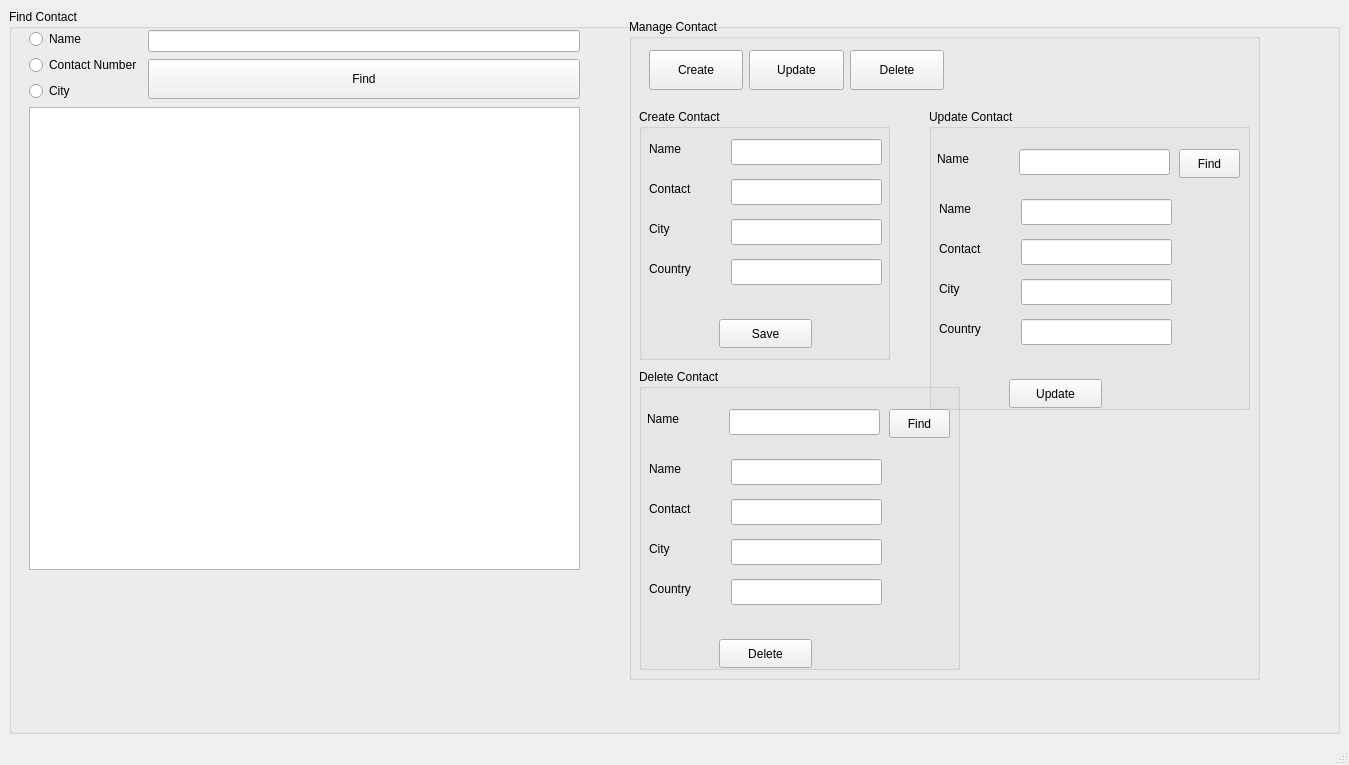
<?xml version="1.0" encoding="UTF-8"?>
<ui version="4.0">
 <class>MainWindow</class>
 <widget class="QMainWindow" name="MainWindow">
  <property name="geometry">
   <rect>
    <x>0</x>
    <y>0</y>
    <width>1349</width>
    <height>765</height>
   </rect>
  </property>
  <property name="windowTitle">
   <string>My Contact Manger</string>
  </property>
  <widget class="QWidget" name="centralwidget">
   <layout class="QVBoxLayout" name="verticalLayout_4">
    <item>
     <layout class="QHBoxLayout" name="horizontalLayout_3">
      <item>
       <widget class="QGroupBox" name="groupBox">
        <property name="title">
         <string>Find Contact</string>
        </property>
        <widget class="QGroupBox" name="groupBox_2">
         <property name="geometry">
          <rect>
           <x>620</x>
           <y>10</y>
           <width>631</width>
           <height>661</height>
          </rect>
         </property>
         <property name="title">
          <string>Manage Contact</string>
         </property>
         <widget class="QGroupBox" name="gbCreateContact">
          <property name="enabled">
           <bool>true</bool>
          </property>
          <property name="geometry">
           <rect>
            <x>10</x>
            <y>90</y>
            <width>251</width>
            <height>251</height>
           </rect>
          </property>
          <property name="title">
           <string>Create Contact</string>
          </property>
          <widget class="QLineEdit" name="txtNameCreate">
           <property name="geometry">
            <rect>
             <x>92</x>
             <y>30</y>
             <width>151</width>
             <height>26</height>
            </rect>
           </property>
          </widget>
          <widget class="QLabel" name="lblName">
           <property name="geometry">
            <rect>
             <x>10</x>
             <y>30</y>
             <width>63</width>
             <height>20</height>
            </rect>
           </property>
           <property name="text">
            <string>Name</string>
           </property>
          </widget>
          <widget class="QLabel" name="lblContact">
           <property name="geometry">
            <rect>
             <x>10</x>
             <y>70</y>
             <width>63</width>
             <height>20</height>
            </rect>
           </property>
           <property name="text">
            <string>Contact</string>
           </property>
          </widget>
          <widget class="QLineEdit" name="txtContactCreate">
           <property name="geometry">
            <rect>
             <x>92</x>
             <y>70</y>
             <width>151</width>
             <height>26</height>
            </rect>
           </property>
          </widget>
          <widget class="QLabel" name="lblCity">
           <property name="geometry">
            <rect>
             <x>10</x>
             <y>110</y>
             <width>63</width>
             <height>20</height>
            </rect>
           </property>
           <property name="text">
            <string>City</string>
           </property>
          </widget>
          <widget class="QLineEdit" name="txtCityCreate">
           <property name="geometry">
            <rect>
             <x>92</x>
             <y>110</y>
             <width>151</width>
             <height>26</height>
            </rect>
           </property>
          </widget>
          <widget class="QLabel" name="lblCountry">
           <property name="geometry">
            <rect>
             <x>10</x>
             <y>150</y>
             <width>63</width>
             <height>20</height>
            </rect>
           </property>
           <property name="text">
            <string>Country</string>
           </property>
          </widget>
          <widget class="QLineEdit" name="txtCountryCreate">
           <property name="geometry">
            <rect>
             <x>92</x>
             <y>150</y>
             <width>151</width>
             <height>26</height>
            </rect>
           </property>
          </widget>
          <widget class="QPushButton" name="btnSaveContactCreate">
           <property name="geometry">
            <rect>
             <x>80</x>
             <y>210</y>
             <width>93</width>
             <height>29</height>
            </rect>
           </property>
           <property name="text">
            <string>Save</string>
           </property>
          </widget>
          <widget class="QLabel" name="lblinfo">
           <property name="geometry">
            <rect>
             <x>10</x>
             <y>190</y>
             <width>231</width>
             <height>20</height>
            </rect>
           </property>
           <property name="text">
            <string/>
           </property>
          </widget>
         </widget>
         <widget class="QGroupBox" name="gbUpdateContact">
          <property name="enabled">
           <bool>true</bool>
          </property>
          <property name="geometry">
           <rect>
            <x>300</x>
            <y>90</y>
            <width>321</width>
            <height>301</height>
           </rect>
          </property>
          <property name="title">
           <string>Update Contact</string>
          </property>
          <widget class="QLineEdit" name="txtName_2">
           <property name="geometry">
            <rect>
             <x>92</x>
             <y>90</y>
             <width>151</width>
             <height>26</height>
            </rect>
           </property>
          </widget>
          <widget class="QLabel" name="lblName_2">
           <property name="geometry">
            <rect>
             <x>10</x>
             <y>90</y>
             <width>63</width>
             <height>20</height>
            </rect>
           </property>
           <property name="text">
            <string>Name</string>
           </property>
          </widget>
          <widget class="QLabel" name="lblContact_2">
           <property name="geometry">
            <rect>
             <x>10</x>
             <y>130</y>
             <width>63</width>
             <height>20</height>
            </rect>
           </property>
           <property name="text">
            <string>Contact</string>
           </property>
          </widget>
          <widget class="QLineEdit" name="txtContact_2">
           <property name="geometry">
            <rect>
             <x>92</x>
             <y>130</y>
             <width>151</width>
             <height>26</height>
            </rect>
           </property>
          </widget>
          <widget class="QLabel" name="lblCity_2">
           <property name="geometry">
            <rect>
             <x>10</x>
             <y>170</y>
             <width>63</width>
             <height>20</height>
            </rect>
           </property>
           <property name="text">
            <string>City</string>
           </property>
          </widget>
          <widget class="QLineEdit" name="txtCity_2">
           <property name="geometry">
            <rect>
             <x>92</x>
             <y>170</y>
             <width>151</width>
             <height>26</height>
            </rect>
           </property>
          </widget>
          <widget class="QLabel" name="lblCountry_2">
           <property name="geometry">
            <rect>
             <x>10</x>
             <y>210</y>
             <width>63</width>
             <height>20</height>
            </rect>
           </property>
           <property name="text">
            <string>Country</string>
           </property>
          </widget>
          <widget class="QLineEdit" name="txtCountry_2">
           <property name="geometry">
            <rect>
             <x>92</x>
             <y>210</y>
             <width>151</width>
             <height>26</height>
            </rect>
           </property>
          </widget>
          <widget class="QPushButton" name="btnUpdateContact">
           <property name="geometry">
            <rect>
             <x>80</x>
             <y>270</y>
             <width>93</width>
             <height>29</height>
            </rect>
           </property>
           <property name="text">
            <string>Update</string>
           </property>
          </widget>
          <widget class="QLabel" name="lblName_3">
           <property name="geometry">
            <rect>
             <x>8</x>
             <y>40</y>
             <width>63</width>
             <height>20</height>
            </rect>
           </property>
           <property name="text">
            <string>Name</string>
           </property>
          </widget>
          <widget class="QLineEdit" name="txtName_3">
           <property name="geometry">
            <rect>
             <x>90</x>
             <y>40</y>
             <width>151</width>
             <height>26</height>
            </rect>
           </property>
          </widget>
          <widget class="QPushButton" name="btnFindForUpdate">
           <property name="geometry">
            <rect>
             <x>250</x>
             <y>40</y>
             <width>61</width>
             <height>29</height>
            </rect>
           </property>
           <property name="text">
            <string>Find</string>
           </property>
          </widget>
         </widget>
         <widget class="QGroupBox" name="gbDeleteContact">
          <property name="enabled">
           <bool>true</bool>
          </property>
          <property name="geometry">
           <rect>
            <x>10</x>
            <y>350</y>
            <width>321</width>
            <height>301</height>
           </rect>
          </property>
          <property name="title">
           <string>Delete Contact</string>
          </property>
          <widget class="QLineEdit" name="txtNameDelete">
           <property name="geometry">
            <rect>
             <x>92</x>
             <y>90</y>
             <width>151</width>
             <height>26</height>
            </rect>
           </property>
          </widget>
          <widget class="QLabel" name="lblName_4">
           <property name="geometry">
            <rect>
             <x>10</x>
             <y>90</y>
             <width>63</width>
             <height>20</height>
            </rect>
           </property>
           <property name="text">
            <string>Name</string>
           </property>
          </widget>
          <widget class="QLabel" name="lblContact_3">
           <property name="geometry">
            <rect>
             <x>10</x>
             <y>130</y>
             <width>63</width>
             <height>20</height>
            </rect>
           </property>
           <property name="text">
            <string>Contact</string>
           </property>
          </widget>
          <widget class="QLineEdit" name="txtContactDelete">
           <property name="geometry">
            <rect>
             <x>92</x>
             <y>130</y>
             <width>151</width>
             <height>26</height>
            </rect>
           </property>
          </widget>
          <widget class="QLabel" name="lblCity_3">
           <property name="geometry">
            <rect>
             <x>10</x>
             <y>170</y>
             <width>63</width>
             <height>20</height>
            </rect>
           </property>
           <property name="text">
            <string>City</string>
           </property>
          </widget>
          <widget class="QLineEdit" name="txtCityDelete">
           <property name="geometry">
            <rect>
             <x>92</x>
             <y>170</y>
             <width>151</width>
             <height>26</height>
            </rect>
           </property>
          </widget>
          <widget class="QLabel" name="lblCountry_3">
           <property name="geometry">
            <rect>
             <x>10</x>
             <y>210</y>
             <width>63</width>
             <height>20</height>
            </rect>
           </property>
           <property name="text">
            <string>Country</string>
           </property>
          </widget>
          <widget class="QLineEdit" name="txtCountry_3">
           <property name="geometry">
            <rect>
             <x>92</x>
             <y>210</y>
             <width>151</width>
             <height>26</height>
            </rect>
           </property>
          </widget>
          <widget class="QPushButton" name="btnDeleteDelete">
           <property name="geometry">
            <rect>
             <x>80</x>
             <y>270</y>
             <width>93</width>
             <height>29</height>
            </rect>
           </property>
           <property name="text">
            <string>Delete</string>
           </property>
          </widget>
          <widget class="QLabel" name="lblName_5">
           <property name="geometry">
            <rect>
             <x>8</x>
             <y>40</y>
             <width>63</width>
             <height>20</height>
            </rect>
           </property>
           <property name="text">
            <string>Name</string>
           </property>
          </widget>
          <widget class="QLineEdit" name="txtDeleteByName">
           <property name="geometry">
            <rect>
             <x>90</x>
             <y>40</y>
             <width>151</width>
             <height>26</height>
            </rect>
           </property>
          </widget>
          <widget class="QPushButton" name="btnFindtoDelete">
           <property name="geometry">
            <rect>
             <x>250</x>
             <y>40</y>
             <width>61</width>
             <height>29</height>
            </rect>
           </property>
           <property name="text">
            <string>Find</string>
           </property>
          </widget>
         </widget>
         <widget class="QWidget" name="">
          <property name="geometry">
           <rect>
            <x>20</x>
            <y>30</y>
            <width>295</width>
            <height>42</height>
           </rect>
          </property>
          <layout class="QHBoxLayout" name="horizontalLayout">
           <item>
            <widget class="QPushButton" name="btnCreate">
             <property name="minimumSize">
              <size>
               <width>0</width>
               <height>40</height>
              </size>
             </property>
             <property name="text">
              <string>Create</string>
             </property>
            </widget>
           </item>
           <item>
            <widget class="QPushButton" name="btnUpdate">
             <property name="minimumSize">
              <size>
               <width>0</width>
               <height>40</height>
              </size>
             </property>
             <property name="text">
              <string>Update</string>
             </property>
            </widget>
           </item>
           <item>
            <widget class="QPushButton" name="btnDelete">
             <property name="minimumSize">
              <size>
               <width>0</width>
               <height>40</height>
              </size>
             </property>
             <property name="text">
              <string>Delete</string>
             </property>
            </widget>
           </item>
          </layout>
         </widget>
        </widget>
        <widget class="QWidget" name="">
         <property name="geometry">
          <rect>
           <x>20</x>
           <y>20</y>
           <width>551</width>
           <height>541</height>
          </rect>
         </property>
         <layout class="QVBoxLayout" name="verticalLayout_3">
          <item>
           <layout class="QHBoxLayout" name="horizontalLayout_2">
            <item>
             <layout class="QVBoxLayout" name="verticalLayout">
              <item>
               <widget class="QRadioButton" name="rdoName">
                <property name="text">
                 <string>Name</string>
                </property>
               </widget>
              </item>
              <item>
               <widget class="QRadioButton" name="rdoContact">
                <property name="text">
                 <string>Contact Number</string>
                </property>
               </widget>
              </item>
              <item>
               <widget class="QRadioButton" name="rdoCity">
                <property name="text">
                 <string>City</string>
                </property>
               </widget>
              </item>
             </layout>
            </item>
            <item>
             <layout class="QVBoxLayout" name="verticalLayout_2">
              <item>
               <widget class="QLineEdit" name="txtValue"/>
              </item>
              <item>
               <widget class="QPushButton" name="btnFind">
                <property name="minimumSize">
                 <size>
                  <width>0</width>
                  <height>40</height>
                 </size>
                </property>
                <property name="text">
                 <string>Find</string>
                </property>
               </widget>
              </item>
             </layout>
            </item>
           </layout>
          </item>
          <item>
           <widget class="QTableWidget" name="tblWidgetRecords"/>
          </item>
         </layout>
        </widget>
       </widget>
      </item>
     </layout>
    </item>
   </layout>
  </widget>
  <widget class="QMenuBar" name="menubar">
   <property name="geometry">
    <rect>
     <x>0</x>
     <y>0</y>
     <width>1349</width>
     <height>26</height>
    </rect>
   </property>
  </widget>
  <widget class="QStatusBar" name="statusbar"/>
 </widget>
 <resources/>
 <connections/>
</ui>
